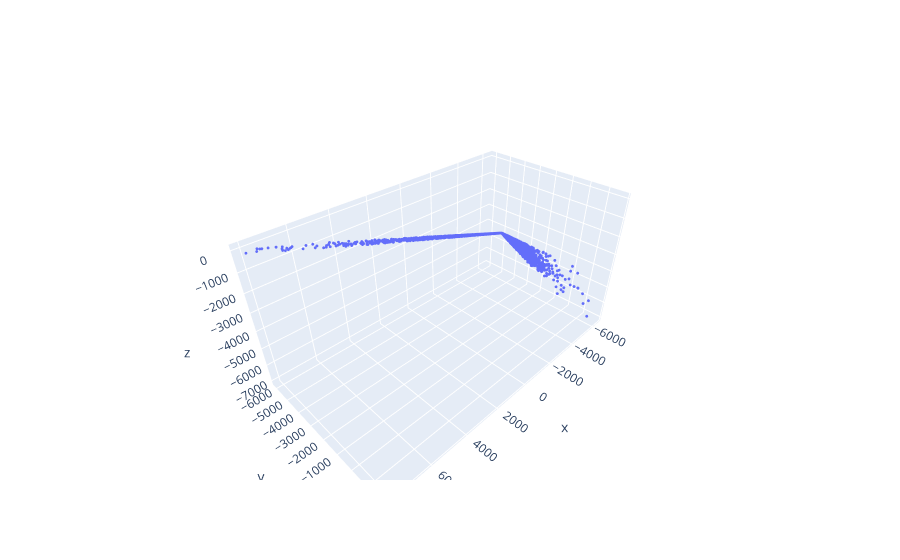

The cell this chart's notebook holds for it:
### Code cell
#px.scatter_3d(x,y,z,'.')
fig = go.Figure(data=[go.Scatter3d(x=x, y=y, z=z,
                                   mode='markers', marker=dict(size=1))])

fig.show()

### Figure 1 — Plotly figure (JSON) as saved in the notebook; plotly's stock layout.template omitted (floating-point values rounded to 4 significant figures; data arrays with more than 128 entries replaced by an {"elided": "..."} marker saying what was removed)
{"data": [{"marker": {"size": 1}, "mode": "markers", "type": "scatter3d", "x": {"elided": "9846 float values"}, "y": {"elided": "9846 float values"}, "z": {"elided": "9846 float values"}}], "layout": {}}
